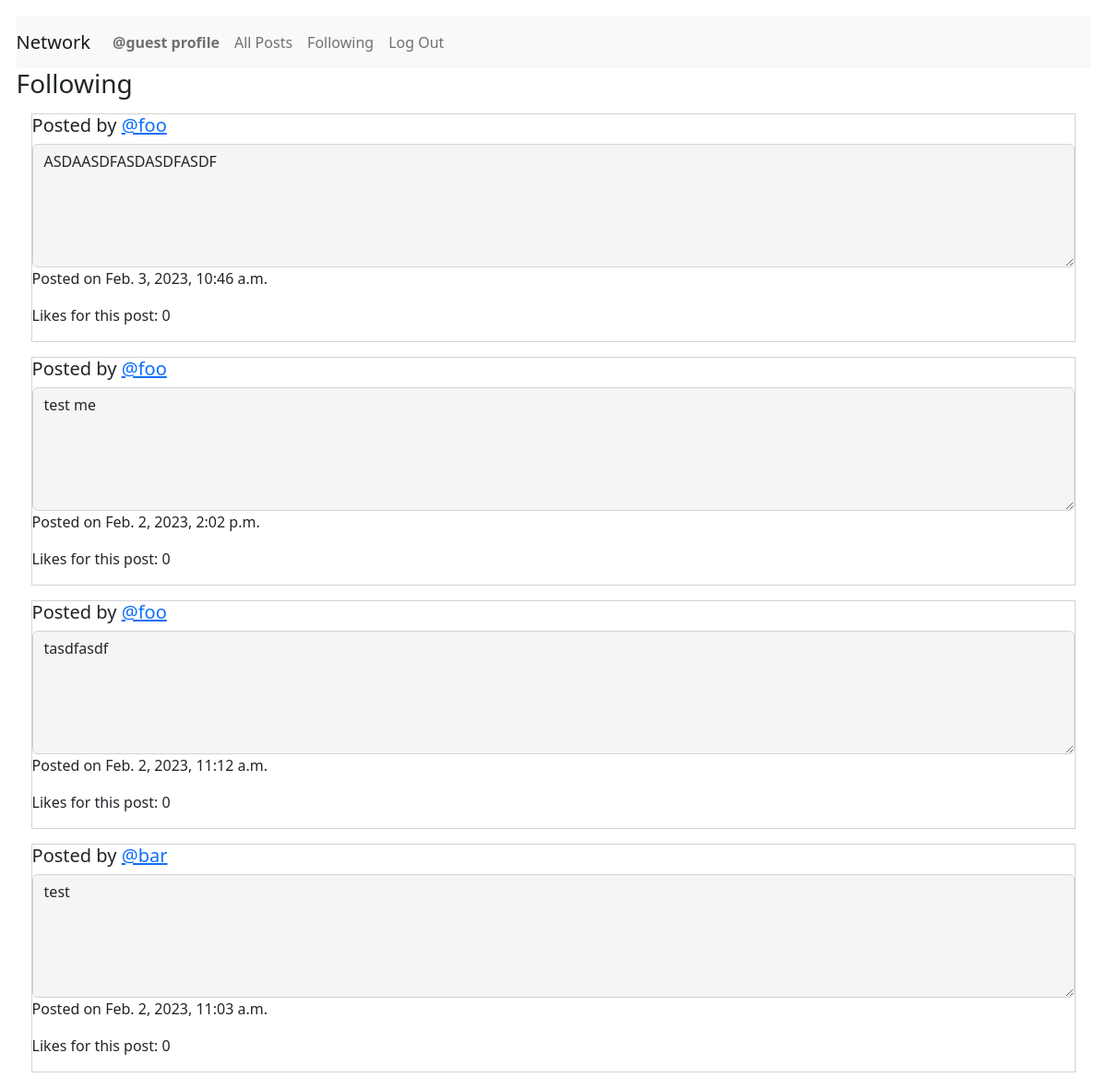
The page /following (signed in) on the database its author committed.
### network/models.py (models this page shows, shortened)
class User(AbstractUser):
    pass
    def __str__(self) -> str:
        return f"User Name: {self.username} - User ID: {self.id}"

class Posts(models.Model):
    creator = models.ForeignKey(
        User, on_delete=models.PROTECT, related_name="get_creator_listings", blank=False)
    content = models.TextField(max_length=600)
    createdDate = models.DateTimeField(auto_now_add=True)
    numberLikes = models.IntegerField(blank=True, default=0)

### network/views.py (the view)
# urls.py: path("following", views.getFollowing, name="getFollowing"),
@csrf_exempt
@login_required
def getFollowing(request):
    print("In getFollowing")
    user = request.user
    print(user)
    user_id = request.user.id
    user_name = request.user.username
    try:
        currentOBJ = Follow.objects.get(id=user_id)
        displayNothing = False
    except Follow.DoesNotExist:
        print("This user follows no one!")
        displayNothing = True
    if displayNothing != True:
        following = currentOBJ.following.all()
        qs = following.order_by().values('id')
        qs = list(qs)
        emptyQueryset = Posts.objects.filter(creator=0)
        for dic in qs:
            for val in dic.values():
                print(val)
                listings = Posts.objects.filter(creator=val)
                UserObject = User.objects.filter(id=val)
                if emptyQueryset.exists():
                    newQueryset = newQueryset | listings
                else:
                    newQueryset = emptyQueryset | listings
                    emptyQueryset = newQueryset
        PostsByDate = newQueryset.order_by('-createdDate')
        return render(request, "network/following.html", {"listings": PostsByDate, "UserObject": UserObject, "displayNothing": displayNothing, })
    else:
        return render(request, "network/following.html", {"displayNothing": displayNothing})

### network/templates/network/following.html (shortened to what this page needs)
{% extends "network/layout.html" %}
{% block body %}
<h3>Following</h3>
{% for list in listings %}
<div id="followingPostings">
    <div class="post">
        <h5 class="creator">Posted by <a
                href="{% url 'getProfile' list.creator.username %}">{{list.creator.username}}</a></h5>
        <textarea class="form-control content" id="readonlyContent" rows="5" readonly="true">{{list.content}}</textarea>
        <p class="timestamp">Posted on {{list.createdDate}}</p>
        <p class="numberLikes">Likes for this post: {{list.numberLikes}}</p>
    </div>
</div>
{% endfor %}
{% endblock %}

### network/templates/network/layout.html (shortened to what this page needs)
{% load static %}
<!DOCTYPE html>
<html lang="en">
<head>
    <link href="https://cdn.jsdelivr.net/npm/bootstrap@5.2.3/dist/css/bootstrap.min.css" rel="stylesheet">
    <link href="{% static 'network/styles.css' %}" rel="stylesheet">
</head>
<body>
    <nav class="navbar navbar-expand-lg navbar-light bg-light">
        <a class="navbar-brand" href="{% url 'index' %}">Network</a>
        <div>
            <ul class="navbar-nav mr-auto">
                {% if user.is_authenticated %}
                <li class="nav-item">
                    <a class="nav-link" id="djangoProfile" href="{% url 'getProfile' user.username %}"><strong>{{ user.username }} profile</strong></a>
                </li>
                <li class="nav-item">
                    <a class="nav-link" id="djangoAllPosts" href="{% url 'djangoAllPosts' %}">All Posts</a>
                </li>
                {% endif %}
                {% if user.is_authenticated %}
                <li class="nav-item">
                    <a class="nav-link" id="djangoFollowing" href="{% url 'getFollowing' %}">Following</a>
                </li>
                <li class="nav-item">
                    <a class="nav-link" href="{% url 'logout' %}">Log Out</a>
                </li>
                {% endif %}
            </ul>
        </div>
    </nav>
    <div class="body">
        {% block body %}
        {% endblock %}
    </div>
</body>
</html>

### network/static/network/styles.css (style rules this page uses)
body { margin: 1.1em; }
[class*="post"] { margin: 1.0em; border-style: solid; border-width: thin; border-color: lightgray; }
[id*="readonlyContent"] { background-color: whitesmoke }

### rows shown on the page
User: username "@guest"
Posts: creator.username "@foo", content "ASDAASDFASDASDFASDF", createdDate "Feb. 3, 2023, 10:46 a.m.", numberLikes "0"
Posts: creator.username "@foo", content "test me", createdDate "Feb. 2, 2023, 2:02 p.m.", numberLikes "0"
Posts: creator.username "@foo", content "tasdfasdf", createdDate "Feb. 2, 2023, 11:12 a.m.", numberLikes "0"
Posts: creator.username "@bar", content "test", createdDate "Feb. 2, 2023, 11:03 a.m.", numberLikes "0"
